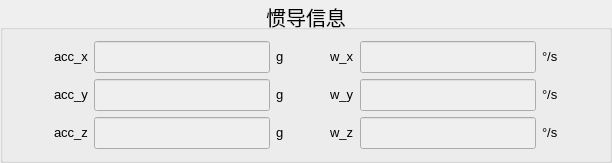
     <widget class="QGroupBox" name="groupBox_4">
      <property name="font">
       <font>
        <pointsize>15</pointsize>
       </font>
      </property>
      <property name="title">
       <string>惯导信息</string>
      </property>
      <property name="alignment">
       <set>Qt::AlignCenter</set>
      </property>
      <layout class="QGridLayout" name="gridLayout_6">
       <item row="2" column="3">
        <layout class="QHBoxLayout" name="horizontalLayout_3">
         <item>
          <widget class="QLabel" name="label_28">
           <property name="sizePolicy">
            <sizepolicy hsizetype="Fixed" vsizetype="Fixed">
             <horstretch>0</horstretch>
             <verstretch>0</verstretch>
            </sizepolicy>
           </property>
           <property name="font">
            <font>
             <pointsize>10</pointsize>
             <bold>false</bold>
            </font>
           </property>
           <property name="text">
            <string>w_z</string>
           </property>
          </widget>
         </item>
         <item>
          <widget class="QLineEdit" name="LineEdit_gz">
           <property name="enabled">
            <bool>false</bool>
           </property>
           <property name="readOnly">
            <bool>true</bool>
           </property>
          </widget>
         </item>
         <item>
          <widget class="QLabel" name="label_42">
           <property name="sizePolicy">
            <sizepolicy hsizetype="Fixed" vsizetype="Fixed">
             <horstretch>0</horstretch>
             <verstretch>0</verstretch>
            </sizepolicy>
           </property>
           <property name="font">
            <font>
             <pointsize>10</pointsize>
            </font>
           </property>
           <property name="text">
            <string>°/s</string>
           </property>
          </widget>
         </item>
        </layout>
       </item>
       <item row="1" column="3">
        <layout class="QHBoxLayout" name="horizontalLayout_2">
         <item>
          <widget class="QLabel" name="label_27">
           <property name="sizePolicy">
            <sizepolicy hsizetype="Fixed" vsizetype="Fixed">
             <horstretch>0</horstretch>
             <verstretch>0</verstretch>
            </sizepolicy>
           </property>
           <property name="font">
            <font>
             <pointsize>10</pointsize>
             <bold>false</bold>
            </font>
           </property>
           <property name="text">
            <string>w_y</string>
           </property>
          </widget>
         </item>
         <item>
          <widget class="QLineEdit" name="LineEdit_gy">
           <property name="enabled">
            <bool>false</bool>
           </property>
           <property name="readOnly">
            <bool>true</bool>
           </property>
          </widget>
         </item>
         <item>
          <widget class="QLabel" name="label_40">
           <property name="sizePolicy">
            <sizepolicy hsizetype="Fixed" vsizetype="Fixed">
             <horstretch>0</horstretch>
             <verstretch>0</verstretch>
            </sizepolicy>
           </property>
           <property name="font">
            <font>
             <pointsize>10</pointsize>
            </font>
           </property>
           <property name="text">
            <string>°/s</string>
           </property>
          </widget>
         </item>
        </layout>
       </item>
       <item row="1" column="1">
        <layout class="QHBoxLayout" name="horizontalLayout_5">
         <item>
          <widget class="QLabel" name="label_20">
           <property name="sizePolicy">
            <sizepolicy hsizetype="Fixed" vsizetype="Fixed">
             <horstretch>0</horstretch>
             <verstretch>0</verstretch>
            </sizepolicy>
           </property>
           <property name="font">
            <font>
             <pointsize>10</pointsize>
             <bold>false</bold>
            </font>
           </property>
           <property name="text">
            <string>acc_y</string>
           </property>
          </widget>
         </item>
         <item>
          <widget class="QLineEdit" name="LineEdit_ay">
           <property name="enabled">
            <bool>false</bool>
           </property>
           <property name="readOnly">
            <bool>true</bool>
           </property>
          </widget>
         </item>
         <item>
          <widget class="QLabel" name="label_44">
           <property name="sizePolicy">
            <sizepolicy hsizetype="Fixed" vsizetype="Fixed">
             <horstretch>0</horstretch>
             <verstretch>0</verstretch>
            </sizepolicy>
           </property>
           <property name="font">
            <font>
             <pointsize>10</pointsize>
            </font>
           </property>
           <property name="text">
            <string>&lt;html&gt;&lt;head/&gt;&lt;body&gt;&lt;p&gt;g&lt;/p&gt;&lt;/body&gt;&lt;/html&gt;</string>
           </property>
          </widget>
         </item>
        </layout>
       </item>
       <item row="2" column="1">
        <layout class="QHBoxLayout" name="horizontalLayout_6">
         <item>
          <widget class="QLabel" name="label_21">
           <property name="sizePolicy">
            <sizepolicy hsizetype="Fixed" vsizetype="Fixed">
             <horstretch>0</horstretch>
             <verstretch>0</verstretch>
            </sizepolicy>
           </property>
           <property name="font">
            <font>
             <pointsize>10</pointsize>
             <bold>false</bold>
            </font>
           </property>
           <property name="text">
            <string>acc_z</string>
           </property>
          </widget>
         </item>
         <item>
          <widget class="QLineEdit" name="LineEdit_az">
           <property name="enabled">
            <bool>false</bool>
           </property>
           <property name="readOnly">
            <bool>true</bool>
           </property>
          </widget>
         </item>
         <item>
          <widget class="QLabel" name="label_86">
           <property name="sizePolicy">
            <sizepolicy hsizetype="Fixed" vsizetype="Fixed">
             <horstretch>0</horstretch>
             <verstretch>0</verstretch>
            </sizepolicy>
           </property>
           <property name="font">
            <font>
             <pointsize>10</pointsize>
            </font>
           </property>
           <property name="text">
            <string>&lt;html&gt;&lt;head/&gt;&lt;body&gt;&lt;p&gt;g&lt;/p&gt;&lt;/body&gt;&lt;/html&gt;</string>
           </property>
          </widget>
         </item>
        </layout>
       </item>
       <item row="0" column="1">
        <layout class="QHBoxLayout" name="horizontalLayout_4">
         <item>
          <widget class="QLabel" name="label_18">
           <property name="sizePolicy">
            <sizepolicy hsizetype="Fixed" vsizetype="Fixed">
             <horstretch>0</horstretch>
             <verstretch>0</verstretch>
            </sizepolicy>
           </property>
           <property name="font">
            <font>
             <pointsize>10</pointsize>
             <bold>false</bold>
            </font>
           </property>
           <property name="text">
            <string>acc_x</string>
           </property>
          </widget>
         </item>
         <item>
          <widget class="QLineEdit" name="LineEdit_ax">
           <property name="enabled">
            <bool>false</bool>
           </property>
           <property name="readOnly">
            <bool>true</bool>
           </property>
          </widget>
         </item>
         <item>
          <widget class="QLabel" name="label_85">
           <property name="sizePolicy">
            <sizepolicy hsizetype="Fixed" vsizetype="Fixed">
             <horstretch>0</horstretch>
             <verstretch>0</verstretch>
            </sizepolicy>
           </property>
           <property name="font">
            <font>
             <pointsize>10</pointsize>
            </font>
           </property>
           <property name="text">
            <string>&lt;html&gt;&lt;head/&gt;&lt;body&gt;&lt;p&gt;g&lt;/p&gt;&lt;/body&gt;&lt;/html&gt;</string>
           </property>
          </widget>
         </item>
        </layout>
       </item>
       <item row="0" column="3">
        <layout class="QHBoxLayout" name="horizontalLayout">
         <item>
          <widget class="QLabel" name="label_26">
           <property name="sizePolicy">
            <sizepolicy hsizetype="Fixed" vsizetype="Fixed">
             <horstretch>0</horstretch>
             <verstretch>0</verstretch>
            </sizepolicy>
           </property>
           <property name="font">
            <font>
             <pointsize>10</pointsize>
             <bold>false</bold>
            </font>
           </property>
           <property name="text">
            <string>w_x</string>
           </property>
          </widget>
         </item>
         <item>
          <widget class="QLineEdit" name="LineEdit_gx">
           <property name="enabled">
            <bool>false</bool>
           </property>
           <property name="readOnly">
            <bool>true</bool>
           </property>
          </widget>
         </item>
         <item>
          <widget class="QLabel" name="label_16">
           <property name="sizePolicy">
            <sizepolicy hsizetype="Fixed" vsizetype="Fixed">
             <horstretch>0</horstretch>
             <verstretch>0</verstretch>
            </sizepolicy>
           </property>
           <property name="font">
            <font>
             <pointsize>10</pointsize>
            </font>
           </property>
           <property name="text">
            <string>°/s</string>
           </property>
          </widget>
         </item>
        </layout>
       </item>
       <item row="0" column="2">
        <spacer name="horizontalSpacer">
         <property name="orientation">
          <enum>Qt::Horizontal</enum>
         </property>
         <property name="sizeHint" stdset="0">
          <size>
           <width>40</width>
           <height>20</height>
          </size>
         </property>
        </spacer>
       </item>
       <item row="1" column="0">
        <spacer name="horizontalSpacer_20">
         <property name="orientation">
          <enum>Qt::Horizontal</enum>
         </property>
         <property name="sizeHint" stdset="0">
          <size>
           <width>40</width>
           <height>20</height>
          </size>
         </property>
        </spacer>
       </item>
       <item row="1" column="4">
        <spacer name="horizontalSpacer_21">
         <property name="orientation">
          <enum>Qt::Horizontal</enum>
         </property>
         <property name="sizeHint" stdset="0">
          <size>
           <width>40</width>
           <height>20</height>
          </size>
         </property>
        </spacer>
       </item>
      </layout>
     </widget>
